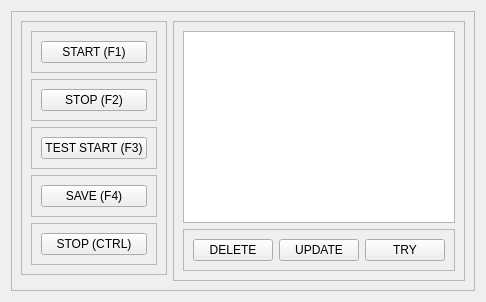
               <widget class="QWidget" name="makro_page">
                <layout class="QVBoxLayout" name="verticalLayout_18">
                 <item>
                  <widget class="QFrame" name="frame_20">
                   <property name="frameShape">
                    <enum>QFrame::StyledPanel</enum>
                   </property>
                   <property name="frameShadow">
                    <enum>QFrame::Raised</enum>
                   </property>
                   <layout class="QHBoxLayout" name="horizontalLayout_22">
                    <item alignment="Qt::AlignTop">
                     <widget class="QFrame" name="frame_23">
                      <property name="frameShape">
                       <enum>QFrame::StyledPanel</enum>
                      </property>
                      <property name="frameShadow">
                       <enum>QFrame::Raised</enum>
                      </property>
                      <layout class="QVBoxLayout" name="verticalLayout_19">
                       <item>
                        <widget class="QFrame" name="frame_21">
                         <property name="frameShape">
                          <enum>QFrame::StyledPanel</enum>
                         </property>
                         <property name="frameShadow">
                          <enum>QFrame::Raised</enum>
                         </property>
                         <layout class="QHBoxLayout" name="horizontalLayout_16">
                          <item>
                           <widget class="QPushButton" name="start_record_macro">
                            <property name="text">
                             <string>START (F1)</string>
                            </property>
                           </widget>
                          </item>
                         </layout>
                        </widget>
                       </item>
                       <item>
                        <widget class="QFrame" name="frame_25">
                         <property name="frameShape">
                          <enum>QFrame::StyledPanel</enum>
                         </property>
                         <property name="frameShadow">
                          <enum>QFrame::Raised</enum>
                         </property>
                         <layout class="QHBoxLayout" name="horizontalLayout_20">
                          <item>
                           <widget class="QPushButton" name="stop_record_macro">
                            <property name="text">
                             <string>STOP (F2)</string>
                            </property>
                           </widget>
                          </item>
                         </layout>
                        </widget>
                       </item>
                       <item>
                        <widget class="QFrame" name="frame_26">
                         <property name="frameShape">
                          <enum>QFrame::StyledPanel</enum>
                         </property>
                         <property name="frameShadow">
                          <enum>QFrame::Raised</enum>
                         </property>
                         <layout class="QHBoxLayout" name="horizontalLayout_21">
                          <item>
                           <widget class="QPushButton" name="test_start_macro">
                            <property name="text">
                             <string>TEST START (F3)</string>
                            </property>
                           </widget>
                          </item>
                         </layout>
                        </widget>
                       </item>
                       <item>
                        <widget class="QFrame" name="frame_22">
                         <property name="frameShape">
                          <enum>QFrame::StyledPanel</enum>
                         </property>
                         <property name="frameShadow">
                          <enum>QFrame::Raised</enum>
                         </property>
                         <layout class="QHBoxLayout" name="horizontalLayout_17">
                          <item>
                           <widget class="QPushButton" name="save_macro">
                            <property name="text">
                             <string>SAVE (F4)</string>
                            </property>
                           </widget>
                          </item>
                         </layout>
                        </widget>
                       </item>
                       <item>
                        <widget class="QFrame" name="frame_24">
                         <property name="frameShape">
                          <enum>QFrame::StyledPanel</enum>
                         </property>
                         <property name="frameShadow">
                          <enum>QFrame::Raised</enum>
                         </property>
                         <layout class="QHBoxLayout" name="horizontalLayout_19">
                          <item>
                           <widget class="QPushButton" name="stop_macro">
                            <property name="text">
                             <string>STOP (CTRL)</string>
                            </property>
                           </widget>
                          </item>
                         </layout>
                        </widget>
                       </item>
                      </layout>
                     </widget>
                    </item>
                    <item>
                     <widget class="QFrame" name="frame_27">
                      <property name="frameShape">
                       <enum>QFrame::StyledPanel</enum>
                      </property>
                      <property name="frameShadow">
                       <enum>QFrame::Raised</enum>
                      </property>
                      <layout class="QVBoxLayout" name="verticalLayout_20">
                       <item>
                        <widget class="QTableWidget" name="macro_list">
                         <property name="styleSheet">
                          <string notr="true">font: 700 10pt &quot;Segoe UI&quot;;</string>
                         </property>
                        </widget>
                       </item>
                       <item>
                        <widget class="QFrame" name="frame_28">
                         <property name="frameShape">
                          <enum>QFrame::StyledPanel</enum>
                         </property>
                         <property name="frameShadow">
                          <enum>QFrame::Raised</enum>
                         </property>
                         <layout class="QHBoxLayout" name="horizontalLayout_18">
                          <item>
                           <widget class="QPushButton" name="delete_macro">
                            <property name="text">
                             <string>DELETE</string>
                            </property>
                           </widget>
                          </item>
                          <item>
                           <widget class="QPushButton" name="update_macro">
                            <property name="text">
                             <string>UPDATE</string>
                            </property>
                           </widget>
                          </item>
                          <item>
                           <widget class="QPushButton" name="try_macro">
                            <property name="text">
                             <string>TRY</string>
                            </property>
                           </widget>
                          </item>
                         </layout>
                        </widget>
                       </item>
                      </layout>
                     </widget>
                    </item>
                   </layout>
                  </widget>
                 </item>
                </layout>
               </widget>
